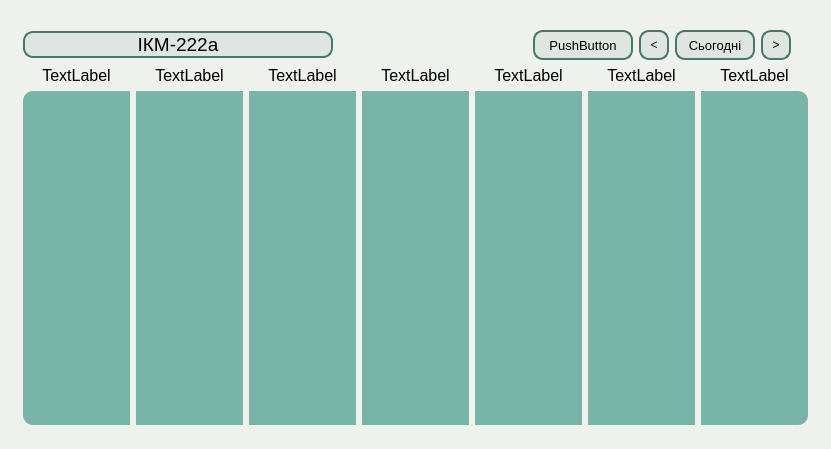
<?xml version="1.0" encoding="UTF-8"?>
<ui version="4.0">
 <class>Form</class>
 <widget class="QWidget" name="Form">
  <property name="geometry">
   <rect>
    <x>0</x>
    <y>0</y>
    <width>770</width>
    <height>449</height>
   </rect>
  </property>
  <property name="sizePolicy">
   <sizepolicy hsizetype="Preferred" vsizetype="Preferred">
    <horstretch>0</horstretch>
    <verstretch>0</verstretch>
   </sizepolicy>
  </property>
  <property name="windowTitle">
   <string>scheduleWindow</string>
  </property>
  <property name="styleSheet">
   <string notr="true">background-color: rgb(239, 241, 237);
color: rgb(0, 0, 0);
alternate-background-color: rgb(239, 241, 237);</string>
  </property>
  <layout class="QVBoxLayout" name="verticalLayout_8">
   <property name="spacing">
    <number>0</number>
   </property>
   <item>
    <widget class="QGroupBox" name="groupBox">
     <property name="sizePolicy">
      <sizepolicy hsizetype="Preferred" vsizetype="Expanding">
       <horstretch>0</horstretch>
       <verstretch>0</verstretch>
      </sizepolicy>
     </property>
     <property name="styleSheet">
      <string notr="true">background-color: rgb(239, 241, 237);
border-radius: 10px;</string>
     </property>
     <property name="title">
      <string/>
     </property>
     <layout class="QGridLayout" name="gridLayout_2">
      <property name="topMargin">
       <number>0</number>
      </property>
      <property name="rightMargin">
       <number>0</number>
      </property>
      <property name="bottomMargin">
       <number>0</number>
      </property>
      <item row="2" column="0" colspan="11">
       <layout class="QHBoxLayout" name="horizontalLayout">
        <item>
         <layout class="QGridLayout" name="daysContainer">
          <property name="rightMargin">
           <number>9</number>
          </property>
          <property name="bottomMargin">
           <number>0</number>
          </property>
          <item row="2" column="1" colspan="7">
           <widget class="QScrollArea" name="scrollArea">
            <property name="widgetResizable">
             <bool>true</bool>
            </property>
            <widget class="QWidget" name="scrollAreaWidgetContents">
             <property name="geometry">
              <rect>
               <x>0</x>
               <y>0</y>
               <width>725</width>
               <height>319</height>
              </rect>
             </property>
             <property name="sizePolicy">
              <sizepolicy hsizetype="Preferred" vsizetype="Expanding">
               <horstretch>0</horstretch>
               <verstretch>0</verstretch>
              </sizepolicy>
             </property>
             <layout class="QVBoxLayout" name="verticalLayout_9">
              <property name="leftMargin">
               <number>0</number>
              </property>
              <property name="topMargin">
               <number>0</number>
              </property>
              <property name="rightMargin">
               <number>0</number>
              </property>
              <property name="bottomMargin">
               <number>0</number>
              </property>
              <item>
               <layout class="QHBoxLayout" name="horizontalLayout_2">
                <item>
                 <widget class="QWidget" name="dayColumn1" native="true">
                  <property name="sizePolicy">
                   <sizepolicy hsizetype="Preferred" vsizetype="Expanding">
                    <horstretch>0</horstretch>
                    <verstretch>0</verstretch>
                   </sizepolicy>
                  </property>
                  <property name="styleSheet">
                   <string notr="true">background-color: rgb(120, 180, 167);
alternate-background-color: rgb(120, 180, 167);
border-color: rgb(120, 180, 167);
border-radius: 0px;
border-top-left-radius: 10px;
border-bottom-left-radius: 10px;</string>
                  </property>
                  <layout class="QVBoxLayout" name="dayColumn1Layout">
                   <property name="spacing">
                    <number>9</number>
                   </property>
                   <property name="leftMargin">
                    <number>6</number>
                   </property>
                   <property name="topMargin">
                    <number>6</number>
                   </property>
                   <property name="rightMargin">
                    <number>6</number>
                   </property>
                   <property name="bottomMargin">
                    <number>6</number>
                   </property>
                   <item>
                    <spacer name="verticalSpacer_3">
                     <property name="orientation">
                      <enum>Qt::Vertical</enum>
                     </property>
                     <property name="sizeHint" stdset="0">
                      <size>
                       <width>20</width>
                       <height>40</height>
                      </size>
                     </property>
                    </spacer>
                   </item>
                  </layout>
                 </widget>
                </item>
                <item>
                 <widget class="QWidget" name="dayColumn2" native="true">
                  <property name="sizePolicy">
                   <sizepolicy hsizetype="Preferred" vsizetype="Expanding">
                    <horstretch>0</horstretch>
                    <verstretch>0</verstretch>
                   </sizepolicy>
                  </property>
                  <property name="styleSheet">
                   <string notr="true">background-color: rgb(120, 180, 167);
alternate-background-color: rgb(120, 180, 167);
border-color: rgb(120, 180, 167);
border-radius: 0px;</string>
                  </property>
                  <layout class="QVBoxLayout" name="dayColumn2Layout">
                   <property name="spacing">
                    <number>9</number>
                   </property>
                   <property name="leftMargin">
                    <number>6</number>
                   </property>
                   <property name="topMargin">
                    <number>6</number>
                   </property>
                   <property name="rightMargin">
                    <number>6</number>
                   </property>
                   <property name="bottomMargin">
                    <number>6</number>
                   </property>
                   <item>
                    <spacer name="verticalSpacer_4">
                     <property name="orientation">
                      <enum>Qt::Vertical</enum>
                     </property>
                     <property name="sizeHint" stdset="0">
                      <size>
                       <width>20</width>
                       <height>40</height>
                      </size>
                     </property>
                    </spacer>
                   </item>
                  </layout>
                 </widget>
                </item>
                <item>
                 <widget class="QWidget" name="dayColumn3" native="true">
                  <property name="sizePolicy">
                   <sizepolicy hsizetype="Preferred" vsizetype="Expanding">
                    <horstretch>0</horstretch>
                    <verstretch>0</verstretch>
                   </sizepolicy>
                  </property>
                  <property name="styleSheet">
                   <string notr="true">background-color: rgb(120, 180, 167);
alternate-background-color: rgb(120, 180, 167);
border-color: rgb(120, 180, 167);
border-radius: 0px;</string>
                  </property>
                  <layout class="QVBoxLayout" name="dayColumn3Layout">
                   <property name="spacing">
                    <number>9</number>
                   </property>
                   <property name="leftMargin">
                    <number>6</number>
                   </property>
                   <property name="topMargin">
                    <number>6</number>
                   </property>
                   <property name="rightMargin">
                    <number>6</number>
                   </property>
                   <property name="bottomMargin">
                    <number>6</number>
                   </property>
                   <item>
                    <spacer name="verticalSpacer_5">
                     <property name="orientation">
                      <enum>Qt::Vertical</enum>
                     </property>
                     <property name="sizeHint" stdset="0">
                      <size>
                       <width>20</width>
                       <height>40</height>
                      </size>
                     </property>
                    </spacer>
                   </item>
                  </layout>
                 </widget>
                </item>
                <item>
                 <widget class="QWidget" name="dayColumn4" native="true">
                  <property name="sizePolicy">
                   <sizepolicy hsizetype="Preferred" vsizetype="Expanding">
                    <horstretch>0</horstretch>
                    <verstretch>0</verstretch>
                   </sizepolicy>
                  </property>
                  <property name="styleSheet">
                   <string notr="true">background-color: rgb(120, 180, 167);
alternate-background-color: rgb(120, 180, 167);
border-color: rgb(120, 180, 167);
border-radius: 0px;</string>
                  </property>
                  <layout class="QVBoxLayout" name="dayColumn4Layout">
                   <property name="spacing">
                    <number>9</number>
                   </property>
                   <property name="leftMargin">
                    <number>6</number>
                   </property>
                   <property name="topMargin">
                    <number>6</number>
                   </property>
                   <property name="rightMargin">
                    <number>6</number>
                   </property>
                   <property name="bottomMargin">
                    <number>6</number>
                   </property>
                   <item>
                    <spacer name="verticalSpacer_6">
                     <property name="orientation">
                      <enum>Qt::Vertical</enum>
                     </property>
                     <property name="sizeHint" stdset="0">
                      <size>
                       <width>20</width>
                       <height>40</height>
                      </size>
                     </property>
                    </spacer>
                   </item>
                  </layout>
                 </widget>
                </item>
                <item>
                 <widget class="QWidget" name="dayColumn5" native="true">
                  <property name="sizePolicy">
                   <sizepolicy hsizetype="Preferred" vsizetype="Expanding">
                    <horstretch>0</horstretch>
                    <verstretch>0</verstretch>
                   </sizepolicy>
                  </property>
                  <property name="styleSheet">
                   <string notr="true">background-color: rgb(120, 180, 167);
alternate-background-color: rgb(120, 180, 167);
border-color: rgb(120, 180, 167);
border-radius: 0px;</string>
                  </property>
                  <layout class="QVBoxLayout" name="dayColumn5Layout">
                   <property name="spacing">
                    <number>9</number>
                   </property>
                   <property name="leftMargin">
                    <number>6</number>
                   </property>
                   <property name="topMargin">
                    <number>6</number>
                   </property>
                   <property name="rightMargin">
                    <number>6</number>
                   </property>
                   <property name="bottomMargin">
                    <number>6</number>
                   </property>
                   <item>
                    <spacer name="verticalSpacer_7">
                     <property name="orientation">
                      <enum>Qt::Vertical</enum>
                     </property>
                     <property name="sizeHint" stdset="0">
                      <size>
                       <width>20</width>
                       <height>40</height>
                      </size>
                     </property>
                    </spacer>
                   </item>
                  </layout>
                 </widget>
                </item>
                <item>
                 <widget class="QWidget" name="dayColumn6" native="true">
                  <property name="sizePolicy">
                   <sizepolicy hsizetype="Preferred" vsizetype="Expanding">
                    <horstretch>0</horstretch>
                    <verstretch>0</verstretch>
                   </sizepolicy>
                  </property>
                  <property name="styleSheet">
                   <string notr="true">background-color: rgb(120, 180, 167);
alternate-background-color: rgb(120, 180, 167);
border-color: rgb(120, 180, 167);
border-radius: 0px;</string>
                  </property>
                  <layout class="QVBoxLayout" name="dayColumn6Layout">
                   <property name="spacing">
                    <number>9</number>
                   </property>
                   <property name="leftMargin">
                    <number>6</number>
                   </property>
                   <property name="topMargin">
                    <number>6</number>
                   </property>
                   <property name="rightMargin">
                    <number>6</number>
                   </property>
                   <property name="bottomMargin">
                    <number>6</number>
                   </property>
                   <item>
                    <spacer name="verticalSpacer_8">
                     <property name="orientation">
                      <enum>Qt::Vertical</enum>
                     </property>
                     <property name="sizeHint" stdset="0">
                      <size>
                       <width>20</width>
                       <height>40</height>
                      </size>
                     </property>
                    </spacer>
                   </item>
                  </layout>
                 </widget>
                </item>
                <item>
                 <widget class="QWidget" name="dayColumn7" native="true">
                  <property name="sizePolicy">
                   <sizepolicy hsizetype="Preferred" vsizetype="Expanding">
                    <horstretch>0</horstretch>
                    <verstretch>0</verstretch>
                   </sizepolicy>
                  </property>
                  <property name="styleSheet">
                   <string notr="true">background-color: rgb(120, 180, 167);
alternate-background-color: rgb(120, 180, 167);
border-radius: 0px;
border-color: rgb(120, 180, 167);
border-top-right-radius: 10px;
border-bottom-right-radius: 10px;</string>
                  </property>
                  <layout class="QVBoxLayout" name="dayColumn7Layout">
                   <property name="spacing">
                    <number>9</number>
                   </property>
                   <property name="leftMargin">
                    <number>6</number>
                   </property>
                   <property name="topMargin">
                    <number>6</number>
                   </property>
                   <property name="rightMargin">
                    <number>6</number>
                   </property>
                   <property name="bottomMargin">
                    <number>6</number>
                   </property>
                   <item>
                    <spacer name="verticalSpacer_9">
                     <property name="orientation">
                      <enum>Qt::Vertical</enum>
                     </property>
                     <property name="sizeHint" stdset="0">
                      <size>
                       <width>20</width>
                       <height>40</height>
                      </size>
                     </property>
                    </spacer>
                   </item>
                  </layout>
                 </widget>
                </item>
               </layout>
              </item>
             </layout>
            </widget>
           </widget>
          </item>
          <item row="1" column="1">
           <widget class="QLabel" name="day1Label">
            <property name="font">
             <font>
              <pointsize>12</pointsize>
             </font>
            </property>
            <property name="text">
             <string>TextLabel</string>
            </property>
            <property name="alignment">
             <set>Qt::AlignCenter</set>
            </property>
           </widget>
          </item>
          <item row="1" column="2">
           <widget class="QLabel" name="day2Label">
            <property name="font">
             <font>
              <pointsize>12</pointsize>
             </font>
            </property>
            <property name="text">
             <string>TextLabel</string>
            </property>
            <property name="alignment">
             <set>Qt::AlignCenter</set>
            </property>
           </widget>
          </item>
          <item row="1" column="3">
           <widget class="QLabel" name="day3Label">
            <property name="font">
             <font>
              <pointsize>12</pointsize>
             </font>
            </property>
            <property name="text">
             <string>TextLabel</string>
            </property>
            <property name="alignment">
             <set>Qt::AlignCenter</set>
            </property>
           </widget>
          </item>
          <item row="1" column="4">
           <widget class="QLabel" name="day4Label">
            <property name="font">
             <font>
              <pointsize>12</pointsize>
             </font>
            </property>
            <property name="text">
             <string>TextLabel</string>
            </property>
            <property name="alignment">
             <set>Qt::AlignCenter</set>
            </property>
           </widget>
          </item>
          <item row="1" column="5">
           <widget class="QLabel" name="day5Label">
            <property name="font">
             <font>
              <pointsize>12</pointsize>
             </font>
            </property>
            <property name="text">
             <string>TextLabel</string>
            </property>
            <property name="alignment">
             <set>Qt::AlignCenter</set>
            </property>
           </widget>
          </item>
          <item row="1" column="6">
           <widget class="QLabel" name="day6Label">
            <property name="font">
             <font>
              <pointsize>12</pointsize>
             </font>
            </property>
            <property name="text">
             <string>TextLabel</string>
            </property>
            <property name="alignment">
             <set>Qt::AlignCenter</set>
            </property>
           </widget>
          </item>
          <item row="1" column="7">
           <widget class="QLabel" name="day7Label">
            <property name="font">
             <font>
              <pointsize>12</pointsize>
             </font>
            </property>
            <property name="text">
             <string>TextLabel</string>
            </property>
            <property name="alignment">
             <set>Qt::AlignCenter</set>
            </property>
           </widget>
          </item>
         </layout>
        </item>
       </layout>
      </item>
      <item row="1" column="7">
       <widget class="QPushButton" name="dateBack">
        <property name="minimumSize">
         <size>
          <width>30</width>
          <height>30</height>
         </size>
        </property>
        <property name="maximumSize">
         <size>
          <width>30</width>
          <height>30</height>
         </size>
        </property>
        <property name="cursor">
         <cursorShape>PointingHandCursor</cursorShape>
        </property>
        <property name="styleSheet">
         <string notr="true">border-radius: 10px;
border-style: solid;
background-color: rgba(69, 119, 108, 25);
border-color: rgb(69, 119, 108);
border-width: 2px;</string>
        </property>
        <property name="text">
         <string>&lt;</string>
        </property>
       </widget>
      </item>
      <item row="1" column="0" colspan="5">
       <widget class="QLabel" name="groupLabel">
        <property name="sizePolicy">
         <sizepolicy hsizetype="Expanding" vsizetype="Fixed">
          <horstretch>0</horstretch>
          <verstretch>0</verstretch>
         </sizepolicy>
        </property>
        <property name="minimumSize">
         <size>
          <width>310</width>
          <height>0</height>
         </size>
        </property>
        <property name="font">
         <font>
          <pointsize>14</pointsize>
          <bold>false</bold>
         </font>
        </property>
        <property name="layoutDirection">
         <enum>Qt::LeftToRight</enum>
        </property>
        <property name="autoFillBackground">
         <bool>false</bool>
        </property>
        <property name="styleSheet">
         <string notr="true">border-radius: 10px;
border-style: solid;
background-color: rgba(69, 119, 108, 25);
border-color: rgb(69, 119, 108);
border-width: 2px;</string>
        </property>
        <property name="text">
         <string>ІКМ-222а</string>
        </property>
        <property name="alignment">
         <set>Qt::AlignCenter</set>
        </property>
       </widget>
      </item>
      <item row="0" column="0" colspan="10">
       <spacer name="verticalSpacer_2">
        <property name="orientation">
         <enum>Qt::Vertical</enum>
        </property>
        <property name="sizeType">
         <enum>QSizePolicy::Fixed</enum>
        </property>
        <property name="sizeHint" stdset="0">
         <size>
          <width>20</width>
          <height>13</height>
         </size>
        </property>
       </spacer>
      </item>
      <item row="1" column="9">
       <widget class="QPushButton" name="dateForward">
        <property name="minimumSize">
         <size>
          <width>30</width>
          <height>30</height>
         </size>
        </property>
        <property name="maximumSize">
         <size>
          <width>30</width>
          <height>30</height>
         </size>
        </property>
        <property name="cursor">
         <cursorShape>PointingHandCursor</cursorShape>
        </property>
        <property name="styleSheet">
         <string notr="true">border-radius: 10px;
border-style: solid;
background-color: rgba(69, 119, 108, 25);
border-color: rgb(69, 119, 108);
border-width: 2px;</string>
        </property>
        <property name="text">
         <string>&gt;</string>
        </property>
       </widget>
      </item>
      <item row="1" column="6">
       <widget class="QPushButton" name="chooseDateButton">
        <property name="minimumSize">
         <size>
          <width>100</width>
          <height>30</height>
         </size>
        </property>
        <property name="maximumSize">
         <size>
          <width>100</width>
          <height>30</height>
         </size>
        </property>
        <property name="font">
         <font>
          <pointsize>10</pointsize>
         </font>
        </property>
        <property name="cursor">
         <cursorShape>PointingHandCursor</cursorShape>
        </property>
        <property name="styleSheet">
         <string notr="true">border-radius: 10px;
border-style: solid;
background-color: rgba(69, 119, 108, 25);
border-color: rgb(69, 119, 108);
border-width: 2px;</string>
        </property>
        <property name="text">
         <string>PushButton</string>
        </property>
       </widget>
      </item>
      <item row="1" column="8">
       <widget class="QPushButton" name="todayButton">
        <property name="minimumSize">
         <size>
          <width>80</width>
          <height>30</height>
         </size>
        </property>
        <property name="maximumSize">
         <size>
          <width>80</width>
          <height>30</height>
         </size>
        </property>
        <property name="font">
         <font>
          <pointsize>10</pointsize>
         </font>
        </property>
        <property name="cursor">
         <cursorShape>PointingHandCursor</cursorShape>
        </property>
        <property name="styleSheet">
         <string notr="true">border-radius: 10px;
border-style: solid;
background-color: rgba(69, 119, 108, 25);
border-color: rgb(69, 119, 108);
border-width: 2px;</string>
        </property>
        <property name="text">
         <string>Сьогодні</string>
        </property>
       </widget>
      </item>
      <item row="3" column="3">
       <spacer name="verticalSpacer">
        <property name="orientation">
         <enum>Qt::Vertical</enum>
        </property>
        <property name="sizeType">
         <enum>QSizePolicy::Fixed</enum>
        </property>
        <property name="sizeHint" stdset="0">
         <size>
          <width>20</width>
          <height>10</height>
         </size>
        </property>
       </spacer>
      </item>
      <item row="1" column="10">
       <spacer name="horizontalSpacer">
        <property name="orientation">
         <enum>Qt::Horizontal</enum>
        </property>
        <property name="sizeType">
         <enum>QSizePolicy::Fixed</enum>
        </property>
        <property name="sizeHint" stdset="0">
         <size>
          <width>20</width>
          <height>5</height>
         </size>
        </property>
       </spacer>
      </item>
      <item row="1" column="5">
       <spacer name="horizontalSpacer_2">
        <property name="orientation">
         <enum>Qt::Horizontal</enum>
        </property>
        <property name="sizeType">
         <enum>QSizePolicy::Expanding</enum>
        </property>
        <property name="sizeHint" stdset="0">
         <size>
          <width>130</width>
          <height>20</height>
         </size>
        </property>
       </spacer>
      </item>
     </layout>
    </widget>
   </item>
  </layout>
 </widget>
 <resources/>
 <connections/>
</ui>
